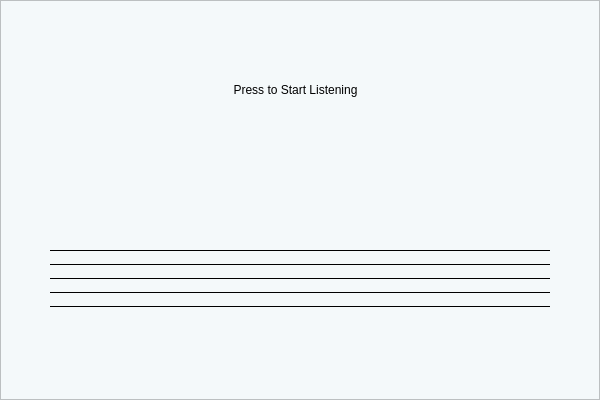
<?xml version="1.0" encoding="UTF-8"?>
<ui version="4.0">
 <class>mainWindow</class>
 <widget class="QMainWindow" name="mainWindow">
  <property name="geometry">
   <rect>
    <x>0</x>
    <y>0</y>
    <width>600</width>
    <height>400</height>
   </rect>
  </property>
  <property name="windowTitle">
   <string>MainWindow</string>
  </property>
  <property name="styleSheet">
   <string notr="true">background-color: rgb(244, 249, 250);</string>
  </property>
  <widget class="QWidget" name="centralwidget">
   <widget class="QFrame" name="mainWindowFrame">
    <property name="geometry">
     <rect>
      <x>0</x>
      <y>0</y>
      <width>600</width>
      <height>400</height>
     </rect>
    </property>
    <property name="styleSheet">
     <string notr="true">background: qlineargradient(
    x1: 0, y1: 0, x2: 1, y2: 1,
    stop: 0 rgba(196, 236, 236, 1), stop: 1 rgba(255, 255, 255, 1)
);</string>
    </property>
    <property name="frameShape">
     <enum>QFrame::StyledPanel</enum>
    </property>
    <property name="frameShadow">
     <enum>QFrame::Raised</enum>
    </property>
    <widget class="Line" name="line4">
     <property name="geometry">
      <rect>
       <x>50</x>
       <y>264</y>
       <width>500</width>
       <height>1</height>
      </rect>
     </property>
     <property name="styleSheet">
      <string notr="true">border-color: black;
background-color: black;
</string>
     </property>
     <property name="frameShadow">
      <enum>QFrame::Plain</enum>
     </property>
     <property name="orientation">
      <enum>Qt::Horizontal</enum>
     </property>
    </widget>
    <widget class="Line" name="line3">
     <property name="geometry">
      <rect>
       <x>50</x>
       <y>278</y>
       <width>500</width>
       <height>1</height>
      </rect>
     </property>
     <property name="styleSheet">
      <string notr="true">border-color: black;
background-color: black;</string>
     </property>
     <property name="frameShadow">
      <enum>QFrame::Plain</enum>
     </property>
     <property name="orientation">
      <enum>Qt::Horizontal</enum>
     </property>
    </widget>
    <widget class="Line" name="line2">
     <property name="geometry">
      <rect>
       <x>50</x>
       <y>292</y>
       <width>500</width>
       <height>1</height>
      </rect>
     </property>
     <property name="styleSheet">
      <string notr="true">border-color: black;
background-color: black;</string>
     </property>
     <property name="frameShadow">
      <enum>QFrame::Plain</enum>
     </property>
     <property name="orientation">
      <enum>Qt::Horizontal</enum>
     </property>
    </widget>
    <widget class="Line" name="line1">
     <property name="geometry">
      <rect>
       <x>50</x>
       <y>306</y>
       <width>500</width>
       <height>1</height>
      </rect>
     </property>
     <property name="styleSheet">
      <string notr="true">border-color: black;
background-color: black;</string>
     </property>
     <property name="frameShadow">
      <enum>QFrame::Plain</enum>
     </property>
     <property name="orientation">
      <enum>Qt::Horizontal</enum>
     </property>
    </widget>
    <widget class="Line" name="line5">
     <property name="geometry">
      <rect>
       <x>50</x>
       <y>250</y>
       <width>500</width>
       <height>1</height>
      </rect>
     </property>
     <property name="styleSheet">
      <string notr="true">border-color: black;
background-color: black;</string>
     </property>
     <property name="frameShadow">
      <enum>QFrame::Plain</enum>
     </property>
     <property name="orientation">
      <enum>Qt::Horizontal</enum>
     </property>
    </widget>
    <widget class="QPushButton" name="logoButton">
     <property name="geometry">
      <rect>
       <x>500</x>
       <y>10</y>
       <width>70</width>
       <height>70</height>
      </rect>
     </property>
     <property name="font">
      <font>
       <family>Arial</family>
       <underline>false</underline>
      </font>
     </property>
     <property name="styleSheet">
      <string notr="true">background: none;
border: none;
color: black;</string>
     </property>
     <property name="text">
      <string/>
     </property>
     <property name="icon">
      <iconset>
       <normaloff>../images/icon.png</normaloff>../images/icon.png</iconset>
     </property>
     <property name="iconSize">
      <size>
       <width>70</width>
       <height>70</height>
      </size>
     </property>
    </widget>
    <widget class="QLabel" name="gClave">
     <property name="geometry">
      <rect>
       <x>50</x>
       <y>232</y>
       <width>50</width>
       <height>95</height>
      </rect>
     </property>
     <property name="styleSheet">
      <string notr="true">background: none;
border: none;</string>
     </property>
     <property name="text">
      <string/>
     </property>
     <property name="pixmap">
      <pixmap>../images/gClave.png</pixmap>
     </property>
     <property name="scaledContents">
      <bool>true</bool>
     </property>
    </widget>
    <widget class="QLabel" name="startRecordingLabel">
     <property name="geometry">
      <rect>
       <x>220</x>
       <y>80</y>
       <width>151</width>
       <height>20</height>
      </rect>
     </property>
     <property name="styleSheet">
      <string notr="true">color: rgb(0, 0, 0);
font: 13pt &quot;Arial&quot;;
background: none;
border: none;</string>
     </property>
     <property name="text">
      <string>Press to Start Listening</string>
     </property>
     <property name="alignment">
      <set>Qt::AlignCenter</set>
     </property>
    </widget>
    <widget class="QPushButton" name="pauseButton">
     <property name="geometry">
      <rect>
       <x>275</x>
       <y>120</y>
       <width>50</width>
       <height>50</height>
      </rect>
     </property>
     <property name="font">
      <font>
       <family>Arial</family>
       <underline>false</underline>
      </font>
     </property>
     <property name="styleSheet">
      <string notr="true">background: none;
border: none;
color: black;</string>
     </property>
     <property name="text">
      <string/>
     </property>
     <property name="icon">
      <iconset>
       <normaloff>../images/pauseee.png</normaloff>../images/pauseee.png</iconset>
     </property>
     <property name="iconSize">
      <size>
       <width>50</width>
       <height>50</height>
      </size>
     </property>
    </widget>
    <widget class="QPushButton" name="continueButton">
     <property name="geometry">
      <rect>
       <x>200</x>
       <y>120</y>
       <width>50</width>
       <height>50</height>
      </rect>
     </property>
     <property name="font">
      <font>
       <family>Arial</family>
       <underline>false</underline>
      </font>
     </property>
     <property name="toolTipDuration">
      <number>1</number>
     </property>
     <property name="styleSheet">
      <string notr="true">background: none;
border: none;
color: black;</string>
     </property>
     <property name="text">
      <string/>
     </property>
     <property name="icon">
      <iconset>
       <normaloff>../images/playyy.png</normaloff>../images/playyy.png</iconset>
     </property>
     <property name="iconSize">
      <size>
       <width>50</width>
       <height>50</height>
      </size>
     </property>
    </widget>
    <widget class="QPushButton" name="backButtonMainWindow">
     <property name="geometry">
      <rect>
       <x>10</x>
       <y>10</y>
       <width>50</width>
       <height>50</height>
      </rect>
     </property>
     <property name="font">
      <font>
       <family>Arial</family>
       <underline>false</underline>
      </font>
     </property>
     <property name="styleSheet">
      <string notr="true">background: none;
border: none;
color: black;</string>
     </property>
     <property name="text">
      <string/>
     </property>
     <property name="icon">
      <iconset>
       <normaloff>../images/back_light.png</normaloff>../images/back_light.png</iconset>
     </property>
     <property name="iconSize">
      <size>
       <width>30</width>
       <height>30</height>
      </size>
     </property>
    </widget>
    <widget class="QPushButton" name="stopButton">
     <property name="geometry">
      <rect>
       <x>350</x>
       <y>120</y>
       <width>50</width>
       <height>50</height>
      </rect>
     </property>
     <property name="font">
      <font>
       <family>Arial</family>
       <underline>false</underline>
      </font>
     </property>
     <property name="styleSheet">
      <string notr="true">background: none;
border: none;
color: black;</string>
     </property>
     <property name="text">
      <string/>
     </property>
     <property name="icon">
      <iconset>
       <normaloff>../images/stopp.png</normaloff>../images/stopp.png</iconset>
     </property>
     <property name="iconSize">
      <size>
       <width>50</width>
       <height>50</height>
      </size>
     </property>
    </widget>
    <zorder>line5</zorder>
    <zorder>line4</zorder>
    <zorder>line3</zorder>
    <zorder>line2</zorder>
    <zorder>line1</zorder>
    <zorder>gClave</zorder>
    <zorder>logoButton</zorder>
    <zorder>startRecordingLabel</zorder>
    <zorder>pauseButton</zorder>
    <zorder>continueButton</zorder>
    <zorder>backButtonMainWindow</zorder>
    <zorder>stopButton</zorder>
   </widget>
  </widget>
 </widget>
 <resources/>
 <connections/>
</ui>
